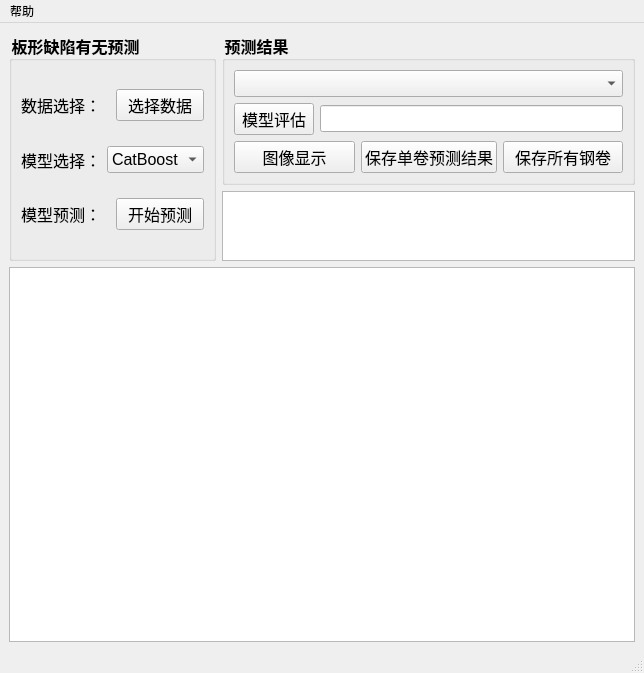
<?xml version="1.0" encoding="UTF-8"?>
<ui version="4.0">
 <class>MainWindowC2</class>
 <widget class="QMainWindow" name="MainWindowC2">
  <property name="geometry">
   <rect>
    <x>0</x>
    <y>0</y>
    <width>644</width>
    <height>673</height>
   </rect>
  </property>
  <property name="minimumSize">
   <size>
    <width>644</width>
    <height>673</height>
   </size>
  </property>
  <property name="windowTitle">
   <string>板形缺陷有无预测</string>
  </property>
  <widget class="QWidget" name="centralwidget">
   <layout class="QGridLayout" name="gridLayout_3">
    <item row="0" column="0">
     <layout class="QVBoxLayout" name="verticalLayout_2" stretch="2,6">
      <item>
       <layout class="QHBoxLayout" name="horizontalLayout_5" stretch="1,2">
        <item>
         <widget class="QGroupBox" name="groupBox_2">
          <property name="font">
           <font>
            <family>华光细圆_CNKI</family>
            <pointsize>12</pointsize>
            <weight>75</weight>
            <bold>true</bold>
           </font>
          </property>
          <property name="styleSheet">
           <string notr="true">QGroupBox::title{
	font-size: 13px;
	font-weight: bold;
	}</string>
          </property>
          <property name="title">
           <string>板形缺陷有无预测</string>
          </property>
          <layout class="QGridLayout" name="gridLayout">
           <item row="1" column="0">
            <layout class="QHBoxLayout" name="horizontalLayout_2">
             <item>
              <widget class="QLabel" name="label_2">
               <property name="font">
                <font>
                 <pointsize>12</pointsize>
                </font>
               </property>
               <property name="text">
                <string>模型选择：</string>
               </property>
              </widget>
             </item>
             <item>
              <widget class="QComboBox" name="comboBox">
               <property name="font">
                <font>
                 <pointsize>12</pointsize>
                </font>
               </property>
               <item>
                <property name="text">
                 <string>CatBoost</string>
                </property>
               </item>
               <item>
                <property name="text">
                 <string>DT</string>
                </property>
               </item>
               <item>
                <property name="text">
                 <string>RF</string>
                </property>
               </item>
              </widget>
             </item>
            </layout>
           </item>
           <item row="0" column="0">
            <layout class="QHBoxLayout" name="horizontalLayout">
             <item>
              <widget class="QLabel" name="label">
               <property name="font">
                <font>
                 <pointsize>12</pointsize>
                </font>
               </property>
               <property name="text">
                <string>数据选择：</string>
               </property>
              </widget>
             </item>
             <item>
              <widget class="QPushButton" name="pushButton">
               <property name="font">
                <font>
                 <pointsize>12</pointsize>
                </font>
               </property>
               <property name="text">
                <string>选择数据</string>
               </property>
              </widget>
             </item>
            </layout>
           </item>
           <item row="2" column="0">
            <layout class="QHBoxLayout" name="horizontalLayout_3">
             <item>
              <widget class="QLabel" name="label_3">
               <property name="font">
                <font>
                 <pointsize>12</pointsize>
                </font>
               </property>
               <property name="text">
                <string>模型预测：</string>
               </property>
              </widget>
             </item>
             <item>
              <widget class="QPushButton" name="pushButton_2">
               <property name="font">
                <font>
                 <pointsize>12</pointsize>
                </font>
               </property>
               <property name="text">
                <string>开始预测</string>
               </property>
              </widget>
             </item>
            </layout>
           </item>
          </layout>
         </widget>
        </item>
        <item>
         <layout class="QVBoxLayout" name="verticalLayout_7" stretch="0,1">
          <item>
           <widget class="QGroupBox" name="groupBox_4">
            <property name="font">
             <font>
              <family>华光细圆_CNKI</family>
              <pointsize>12</pointsize>
              <weight>75</weight>
              <bold>true</bold>
             </font>
            </property>
            <property name="styleSheet">
             <string notr="true">QGroupBox::title{
	font-size: 13px;
	font-weight: bold;
	}</string>
            </property>
            <property name="title">
             <string>预测结果</string>
            </property>
            <layout class="QGridLayout" name="gridLayout_2">
             <item row="1" column="0">
              <layout class="QVBoxLayout" name="verticalLayout">
               <item>
                <layout class="QHBoxLayout" name="horizontalLayout_4">
                 <item>
                  <widget class="QPushButton" name="pushButton_3">
                   <property name="font">
                    <font>
                     <pointsize>12</pointsize>
                    </font>
                   </property>
                   <property name="text">
                    <string>模型评估</string>
                   </property>
                  </widget>
                 </item>
                 <item>
                  <widget class="QLineEdit" name="lineEdit">
                   <property name="font">
                    <font>
                     <pointsize>12</pointsize>
                    </font>
                   </property>
                   <property name="text">
                    <string/>
                   </property>
                  </widget>
                 </item>
                </layout>
               </item>
               <item>
                <layout class="QHBoxLayout" name="horizontalLayout_6">
                 <item>
                  <widget class="QPushButton" name="pushButton_7">
                   <property name="font">
                    <font>
                     <pointsize>12</pointsize>
                    </font>
                   </property>
                   <property name="text">
                    <string>图像显示</string>
                   </property>
                  </widget>
                 </item>
                 <item>
                  <widget class="QPushButton" name="pushButton_6">
                   <property name="font">
                    <font>
                     <pointsize>12</pointsize>
                    </font>
                   </property>
                   <property name="text">
                    <string>保存单卷预测结果</string>
                   </property>
                  </widget>
                 </item>
                 <item>
                  <widget class="QPushButton" name="pushButton_4">
                   <property name="font">
                    <font>
                     <pointsize>12</pointsize>
                    </font>
                   </property>
                   <property name="text">
                    <string>保存所有钢卷</string>
                   </property>
                  </widget>
                 </item>
                </layout>
               </item>
              </layout>
             </item>
             <item row="0" column="0">
              <widget class="QComboBox" name="comboBox_2">
               <property name="font">
                <font>
                 <pointsize>12</pointsize>
                </font>
               </property>
              </widget>
             </item>
            </layout>
           </widget>
          </item>
          <item>
           <widget class="QTextEdit" name="textEdit">
            <property name="font">
             <font>
              <pointsize>12</pointsize>
             </font>
            </property>
           </widget>
          </item>
         </layout>
        </item>
       </layout>
      </item>
      <item>
       <layout class="QVBoxLayout" name="verticalLayout_8">
        <item>
         <layout class="QVBoxLayout" name="verticalLayout_4">
          <item>
           <widget class="QTextEdit" name="textEdit_2"/>
          </item>
         </layout>
        </item>
        <item>
         <layout class="QVBoxLayout" name="verticalLayout_5"/>
        </item>
       </layout>
      </item>
     </layout>
    </item>
   </layout>
  </widget>
  <widget class="QMenuBar" name="menubar">
   <property name="geometry">
    <rect>
     <x>0</x>
     <y>0</y>
     <width>644</width>
     <height>23</height>
    </rect>
   </property>
   <widget class="QMenu" name="menu">
    <property name="title">
     <string>帮助</string>
    </property>
    <addaction name="help"/>
   </widget>
   <addaction name="menu"/>
  </widget>
  <widget class="QStatusBar" name="statusbar"/>
  <action name="help">
   <property name="text">
    <string>打开帮助文档</string>
   </property>
  </action>
 </widget>
 <resources/>
 <connections/>
</ui>
